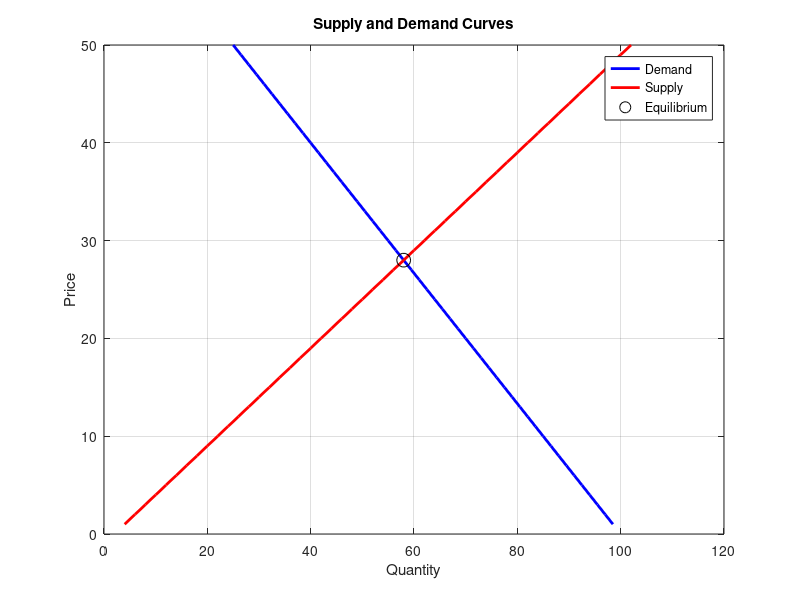

This figure's MATLAB source:
%% Practice Exam: Market Equilibrium Analysis
% Problem: Find the market equilibrium price and quantity where supply equals demand
% using Newton-Raphson method, then analyze price elasticity of demand at different points

function marketAnalysis()
    % Initialize structure to store market data
    market = struct();
    market.initial_price = 10;
    market.prices = 1:50;  % Range of prices to analyze
    
    % Market parameters stored in structure
    market.params = struct();
    market.params.demand = struct('a', 100, 'b', 1.5);  % Q_d = a - b*P
    market.params.supply = struct('c', 2, 'd', 2);      % Q_s = c + d*P
    
    % Part 1: Find Market Equilibrium (25 points)
    % Using Newton-Raphson to find equilibrium price
    [equil_price, iterations, conv_history] = findEquilibrium(market);
    
    % Part 2: Calculate Quantities (15 points)
    equil_demand = demandFunction(equil_price, market.params.demand);
    equil_supply = supplyFunction(equil_price, market.params.supply);
    
    % Part 3: Generate and Store Price-Quantity Data (20 points)
    market.results = calculateMarketData(market);
    
    % Part 4: Calculate Price Elasticity (20 points)
    elasticities = calculateElasticities(market.results);
    
    % Part 5: Visualization (20 points)
    plotResults(market, equil_price, equil_demand, conv_history, elasticities);
end

function [equil_price, iterations, conv_history] = findEquilibrium(market)
    % Newton-Raphson implementation to find equilibrium price
    max_iter = 100;
    tolerance = 1e-6;
    price = market.initial_price;
    conv_history = zeros(max_iter, 1);
    
    for i = 1:max_iter
        % Excess demand function and its derivative
        excess = excessDemand(price, market.params);
        excess_prime = excessDemandDerivative(market.params);
        
        % Store current price in history
        conv_history(i) = price;
        
        % Newton-Raphson step
        new_price = price - excess/excess_prime;
        
        % Check convergence
        if abs(new_price - price) < tolerance
            equil_price = new_price;
            iterations = i;
            conv_history = conv_history(1:i);
            return
        end
        
        price = new_price;
    end
    
    error('Failed to converge within maximum iterations');
end

function excess = excessDemand(price, params)
    % Calculate excess demand at given price
    demand = demandFunction(price, params.demand);
    supply = supplyFunction(price, params.supply);
    excess = demand - supply;
end

function derivative = excessDemandDerivative(params)
    % Derivative of excess demand function
    derivative = -params.demand.b - params.supply.d;
end

function demand = demandFunction(price, params)
    % Linear demand function
    demand = params.a - params.b * price;
end

function supply = supplyFunction(price, params)
    % Linear supply function
    supply = params.c + params.d * price;
end

function results = calculateMarketData(market)
    % Calculate and store supply and demand for different prices
    results = struct();
    results.prices = market.prices;
    results.demand = zeros(size(market.prices));
    results.supply = zeros(size(market.prices));
    
    for i = 1:length(market.prices)
        results.demand(i) = demandFunction(market.prices(i), market.params.demand);
        results.supply(i) = supplyFunction(market.prices(i), market.params.supply);
    end
end

function elasticities = calculateElasticities(results)
    % Calculate price elasticity of demand at each point
    elasticities = zeros(length(results.prices)-1, 1);
    
    for i = 1:length(results.prices)-1
        % Arc elasticity formula
        p1 = results.prices(i);
        p2 = results.prices(i+1);
        q1 = results.demand(i);
        q2 = results.demand(i+1);
        
        % Calculate arc elasticity
        elasticities(i) = ((q2-q1)/(q2+q1)) / ((p2-p1)/(p2+p1));
    end
end

function plotResults(market, equil_price, equil_quantity, conv_history, elasticities)
    figure('Position', [100, 100, 1200, 800]);
    
    % Plot 1: Supply and Demand Curves
    plot(market.results.demand, market.prices, 'b-', 'LineWidth', 2)
    hold on
    plot(market.results.supply, market.prices, 'r-', 'LineWidth', 2)
    plot(equil_quantity, equil_price, 'ko', 'MarkerSize', 10)
    xlabel('Quantity')
    ylabel('Price')
    title('Supply and Demand Curves')
    legend('Demand', 'Supply', 'Equilibrium')
    grid on
    
   
end